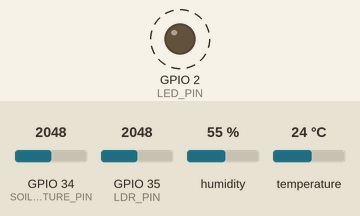
A sketch run on a simulated ESP32. On the bench: output pins drawn as LEDs (lit = HIGH). Dashed ring = blinking. The inputs (shaded band) are chosen by the test bench; at power-on: GPIO 34 (SOIL_MOISTURE_PIN) = 2048, GPIO 35 (LDR_PIN) = 2048, humidity 55 %, temperature 24 °C (analog values on the 0–4095 scale). What the sketch prints to the serial monitor is not drawn.

Above: at 1.2 s.
Timing chart, 0 to 5.0 s (numbered marks = the images above):
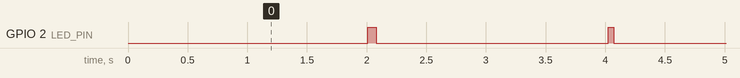

The sketch:

esp.ino
```cpp
/**
 * ============================================================================
 * SmartFarm AI™ — ESP32 USB Serial Telemetry Firmware
 * ============================================================================
 * Hardware Pinout:
 *   - Microcontroller : ESP32 Dev Module (30-pin or 38-pin Classic ESP32)
 *   - DHT11 Data      : GPIO 4  (Air Temperature °C & Relative Humidity %)
 *   - Soil Moisture AO: GPIO 34 (Analog Input, 12-bit ADC 0 - 4095)
 *   - LDR Light AO    : GPIO 35 (Analog Input, 12-bit ADC 0 - 4095)
 *   - Heartbeat LED   : GPIO 2  (Activity Blink on Telemetry Pulse)
 *
 * Communication Protocol:
 *   - USB Serial at 115200 baud
 *   - Emits exactly ONE newline-delimited JSON line every 2000 ms:
 *       {"temperature":30.5,"humidity":74.8,"soil_raw":2500,"light_raw":1033,"soil_moisture":35.7,"light_intensity":85.0}
 *   - When DHT11 is disconnected or reading fails:
 *       {"temperature":null,"humidity":null,"soil_raw":2500,"light_raw":1033,"soil_moisture":35.7,"light_intensity":85.0}
 *   - Diagnostic lines are prefixed with '#' so serial parsers safely ignore them.
 * ============================================================================
 */

#include <DHT.h>

// ==========================================
// 1. PIN DEFINITIONS
// ==========================================
#define DHT_PIN             4    // GPIO 4  -> DHT11 Data Pin
#define DHT_TYPE            DHT11

#define SOIL_MOISTURE_PIN   34   // GPIO 34 -> Soil Moisture Sensor Analog AO
#define LDR_PIN             35   // GPIO 35 -> LDR Light Sensor Analog AO
#define LED_PIN             2    // GPIO 2  -> Built-in Status LED

// ==========================================
// 2. CONFIGURABLE CALIBRATION CONSTANTS
// ==========================================
// Soil Moisture 12-bit ADC (0 - 4095):
// In dry air, typical sensor reads ~3200 - 3900 ADC
// In water / saturated soil, typical sensor reads ~1100 - 1500 ADC
const int SOIL_DRY_ADC      = 3500;  // Corresponds to 0.0% moisture
const int SOIL_WET_ADC      = 1300;  // Corresponds to 100.0% moisture

// LDR Light Sensor 12-bit ADC (0 - 4095):
// Voltage Divider configuration (LDR pull-up/pull-down):
// In dark environment: typical ADC reads ~3600 - 4095
// In bright light: typical ADC reads ~200 - 600
// Formula automatically handles inverted response when DARK > BRIGHT.
const int LDR_DARK_RAW      = 3900;  // Corresponds to 0.0% relative light intensity
const int LDR_BRIGHT_RAW    = 300;   // Corresponds to 100.0% relative light intensity

// Telemetry interval (2000 ms = 2 seconds)
const unsigned long TRANSMIT_INTERVAL_MS = 2000;
unsigned long lastTransmitTime = 0;

// Sensor object
DHT dht(DHT_PIN, DHT_TYPE);

void setup() {
  // Initialize USB Serial at 115200 baud
  Serial.begin(115200);

  // Configure Status LED
  pinMode(LED_PIN, OUTPUT);
  digitalWrite(LED_PIN, LOW);

  // Configure ESP32 12-bit ADC (0 - 4095) with 11dB attenuation (0 - 3.3V full range)
  analogReadResolution(12);
  analogSetAttenuation(ADC_11db);

  // Initialize DHT11 sensor
  dht.begin();

  delay(400);
  Serial.println("# [BOOT] SmartFarm AI ESP32 Telemetry Node Active (115200 baud)");
  Serial.println("# [PINS] DHT11: GPIO 4 | Soil AO: GPIO 34 | LDR AO: GPIO 35");
}

void loop() {
  unsigned long currentMillis = millis();

  if (currentMillis - lastTransmitTime >= TRANSMIT_INTERVAL_MS) {
    lastTransmitTime = currentMillis;

    // Flash activity LED
    digitalWrite(LED_PIN, HIGH);

    // ----------------------------------------------------
    // 1. Read DHT11 Temperature & Relative Humidity
    // ----------------------------------------------------
    float temperature = dht.readTemperature();
    float humidity    = dht.readHumidity();
    bool dhtOk = true;

    if (isnan(temperature) || isnan(humidity) ||
        temperature < -10.0 || temperature > 70.0 ||
        humidity < 0.0 || humidity > 100.0) {
      dhtOk = false;
    }

    // ----------------------------------------------------
    // 2. Read Soil Moisture on GPIO 34 (12-bit ADC)
    // ----------------------------------------------------
    long soilSum = 0;
    for (int i = 0; i < 5; i++) {
      soilSum += analogRead(SOIL_MOISTURE_PIN);
      delay(4);
    }
    int soilRaw = (int)(soilSum / 5);

    // Calibrate soil moisture percentage (0.0% - 100.0%)
    float soilPct = ((float)(SOIL_DRY_ADC - soilRaw) / (float)(SOIL_DRY_ADC - SOIL_WET_ADC)) * 100.0f;
    float soilMoisture = constrain(soilPct, 0.0f, 100.0f);

    // ----------------------------------------------------
    // 3. Read LDR Light Sensor on GPIO 35 (12-bit ADC)
    // ----------------------------------------------------
    long ldrSum = 0;
    for (int i = 0; i < 5; i++) {
      ldrSum += analogRead(LDR_PIN);
      delay(4);
    }
    int lightRaw = (int)(ldrSum / 5);

    // Calibrate relative light intensity percentage (0.0% - 100.0%)
    // Formula works for both normal and inverted divider setups
    float lightPct = 0.0f;
    if (LDR_DARK_RAW != LDR_BRIGHT_RAW) {
      lightPct = ((float)(lightRaw - LDR_DARK_RAW) / (float)(LDR_BRIGHT_RAW - LDR_DARK_RAW)) * 100.0f;
    }
    float lightIntensity = constrain(lightPct, 0.0f, 100.0f);

    // ----------------------------------------------------
    // 4. Format & Emit JSON Object over USB Serial
    // ----------------------------------------------------
    char jsonBuffer[256];
    if (dhtOk) {
      snprintf(jsonBuffer, sizeof(jsonBuffer),
        "{\"temperature\":%.1f,\"humidity\":%.1f,\"soil_raw\":%d,\"light_raw\":%d,\"soil_moisture\":%.1f,\"light_intensity\":%.1f}",
        temperature, humidity, soilRaw, lightRaw, soilMoisture, lightIntensity);
    } else {
      // DHT11 failed or disconnected: emit null for temp and hum.
      // soil_raw, light_raw, soil_moisture, light_intensity are fully preserved.
      snprintf(jsonBuffer, sizeof(jsonBuffer),
        "{\"temperature\":null,\"humidity\":null,\"soil_raw\":%d,\"light_raw\":%d,\"soil_moisture\":%.1f,\"light_intensity\":%.1f}",
        soilRaw, lightRaw, soilMoisture, lightIntensity);
    }

    // Output strictly one JSON line
    Serial.println(jsonBuffer);

    // Turn off activity LED
    digitalWrite(LED_PIN, LOW);
  }

  delay(20);
}
```

Measured:
- by itself, GPIO 2 (LED_PIN): alternates HIGH for 0.06 s and LOW for 1.9 s
